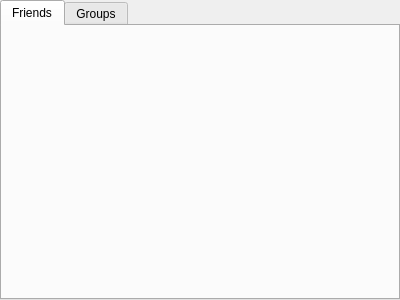
<?xml version="1.0" encoding="UTF-8"?>
<ui version="4.0">
 <class>TabListviewWidget</class>
 <widget class="QWidget" name="TabListviewWidget">
  <property name="geometry">
   <rect>
    <x>0</x>
    <y>0</y>
    <width>400</width>
    <height>300</height>
   </rect>
  </property>
  <property name="windowTitle">
   <string>Form</string>
  </property>
  <layout class="QVBoxLayout" name="verticalLayout">
   <property name="leftMargin">
    <number>0</number>
   </property>
   <property name="topMargin">
    <number>0</number>
   </property>
   <property name="rightMargin">
    <number>0</number>
   </property>
   <property name="bottomMargin">
    <number>0</number>
   </property>
   <item>
    <widget class="QTabWidget" name="tabWidget">
     <property name="currentIndex">
      <number>0</number>
     </property>
     <widget class="ListviewWithEmptyTips" name="friends">
      <attribute name="title">
       <string>Friends</string>
      </attribute>
     </widget>
     <widget class="ListviewWithEmptyTips" name="groups">
      <attribute name="title">
       <string>Groups</string>
      </attribute>
     </widget>
    </widget>
   </item>
  </layout>
 </widget>
 <customwidgets>
  <customwidget>
   <class>ListviewWithEmptyTips</class>
   <extends>QWidget</extends>
   <header>listviewwithemptytips.h</header>
   <container>1</container>
  </customwidget>
 </customwidgets>
 <resources/>
 <connections/>
</ui>
